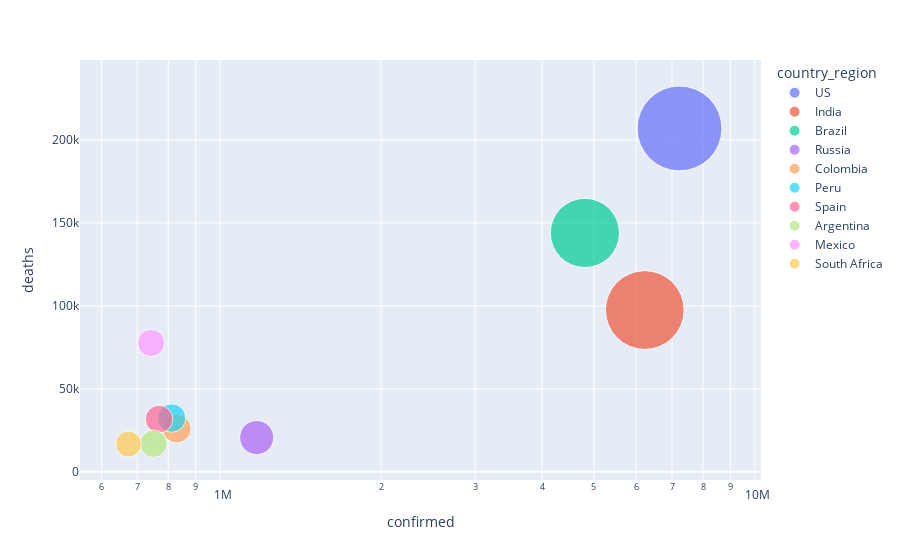

Source (notebook cell):
### Code cell
#Confirmed Cases
top_10_confirmed = country_df.sort_values(by="confirmed", ascending=False).head(10)
fig2 = px.scatter(top_10_confirmed, 
                 x="confirmed", y="deaths",size="confirmed", color="country_region",
                 hover_name="country_region", log_x=True, size_max=60)
fig2.show()

### Figure 1 — Plotly figure (JSON) as saved in the notebook; plotly's stock layout.template omitted (floating-point values rounded to 4 significant figures)
{"data": [{"hovertemplate": "<b>%{hovertext}</b><br><br>country_region=US<br>confirmed=%{marker.size}<br>deaths=%{y}<extra></extra>", "hovertext": ["US"], "legendgroup": "US", "marker": {"color": "#636efa", "size": [7229723], "sizemode": "area", "sizeref": 2008.0, "symbol": "circle"}, "mode": "markers", "name": "US", "orientation": "v", "showlegend": true, "type": "scatter", "x": [7229723], "xaxis": "x", "y": [206905], "yaxis": "y"}, {"hovertemplate": "<b>%{hovertext}</b><br><br>country_region=India<br>confirmed=%{marker.size}<br>deaths=%{y}<extra></extra>", "hovertext": ["India"], "legendgroup": "India", "marker": {"color": "#EF553B", "size": [6225763], "sizemode": "area", "sizeref": 2008.0, "symbol": "circle"}, "mode": "markers", "name": "India", "orientation": "v", "showlegend": true, "type": "scatter", "x": [6225763], "xaxis": "x", "y": [97497], "yaxis": "y"}, {"hovertemplate": "<b>%{hovertext}</b><br><br>country_region=Brazil<br>confirmed=%{marker.size}<br>deaths=%{y}<extra></extra>", "hovertext": ["Brazil"], "legendgroup": "Brazil", "marker": {"color": "#00cc96", "size": [4810935], "sizemode": "area", "sizeref": 2008.0, "symbol": "circle"}, "mode": "markers", "name": "Brazil", "orientation": "v", "showlegend": true, "type": "scatter", "x": [4810935], "xaxis": "x", "y": [143952], "yaxis": "y"}, {"hovertemplate": "<b>%{hovertext}</b><br><br>country_region=Russia<br>confirmed=%{marker.size}<br>deaths=%{y}<extra></extra>", "hovertext": ["Russia"], "legendgroup": "Russia", "marker": {"color": "#ab63fa", "size": [1170799], "sizemode": "area", "sizeref": 2008.0, "symbol": "circle"}, "mode": "markers", "name": "Russia", "orientation": "v", "showlegend": true, "type": "scatter", "x": [1170799], "xaxis": "x", "y": [20630], "yaxis": "y"}, {"hovertemplate": "<b>%{hovertext}</b><br><br>country_region=Colombia<br>confirmed=%{marker.size}<br>deaths=%{y}<extra></extra>", "hovertext": ["Colombia"], "legendgroup": "Colombia", "marker": {"color": "#FFA15A", "size": [829679], "sizemode": "area", "sizeref": 2008.0, "symbol": "circle"}, "mode": "markers", "name": "Colombia", "orientation": "v", "showlegend": true, "type": "scatter", "x": [829679], "xaxis": "x", "y": [25998], "yaxis": "y"}, {"hovertemplate": "<b>%{hovertext}</b><br><br>country_region=Peru<br>confirmed=%{marker.size}<br>deaths=%{y}<extra></extra>", "hovertext": ["Peru"], "legendgroup": "Peru", "marker": {"color": "#19d3f3", "size": [811768], "sizemode": "area", "sizeref": 2008.0, "symbol": "circle"}, "mode": "markers", "name": "Peru", "orientation": "v", "showlegend": true, "type": "scatter", "x": [811768], "xaxis": "x", "y": [32396], "yaxis": "y"}, {"hovertemplate": "<b>%{hovertext}</b><br><br>country_region=Spain<br>confirmed=%{marker.size}<br>deaths=%{y}<extra></extra>", "hovertext": ["Spain"], "legendgroup": "Spain", "marker": {"color": "#FF6692", "size": [769188], "sizemode": "area", "sizeref": 2008.0, "symbol": "circle"}, "mode": "markers", "name": "Spain", "orientation": "v", "showlegend": true, "type": "scatter", "x": [769188], "xaxis": "x", "y": [31791], "yaxis": "y"}, {"hovertemplate": "<b>%{hovertext}</b><br><br>country_region=Argentina<br>confirmed=%{marker.size}<br>deaths=%{y}<extra></extra>", "hovertext": ["Argentina"], "legendgroup": "Argentina", "marker": {"color": "#B6E880", "size": [751001], "sizemode": "area", "sizeref": 2008.0, "symbol": "circle"}, "mode": "markers", "name": "Argentina", "orientation": "v", "showlegend": true, "type": "scatter", "x": [751001], "xaxis": "x", "y": [16937], "yaxis": "y"}, {"hovertemplate": "<b>%{hovertext}</b><br><br>country_region=Mexico<br>confirmed=%{marker.size}<br>deaths=%{y}<extra></extra>", "hovertext": ["Mexico"], "legendgroup": "Mexico", "marker": {"color": "#FF97FF", "size": [743216], "sizemode": "area", "sizeref": 2008.0, "symbol": "circle"}, "mode": "markers", "name": "Mexico", "orientation": "v", "showlegend": true, "type": "scatter", "x": [743216], "xaxis": "x", "y": [77646], "yaxis": "y"}, {"hovertemplate": "<b>%{hovertext}</b><br><br>country_region=South Africa<br>confirmed=%{marker.size}<br>deaths=%{y}<extra></extra>", "hovertext": ["South Africa"], "legendgroup": "South Africa", "marker": {"color": "#FECB52", "size": [674339], "sizemode": "area", "sizeref": 2008.0, "symbol": "circle"}, "mode": "markers", "name": "South Africa", "orientation": "v", "showlegend": true, "type": "scatter", "x": [674339], "xaxis": "x", "y": [16734], "yaxis": "y"}], "layout": {"legend": {"itemsizing": "constant", "title": {"text": "country_region"}, "tracegroupgap": 0}, "margin": {"t": 60}, "xaxis": {"anchor": "y", "domain": [0, 1], "title": {"text": "confirmed"}, "type": "log"}, "yaxis": {"anchor": "x", "domain": [0, 1], "title": {"text": "deaths"}}}}
